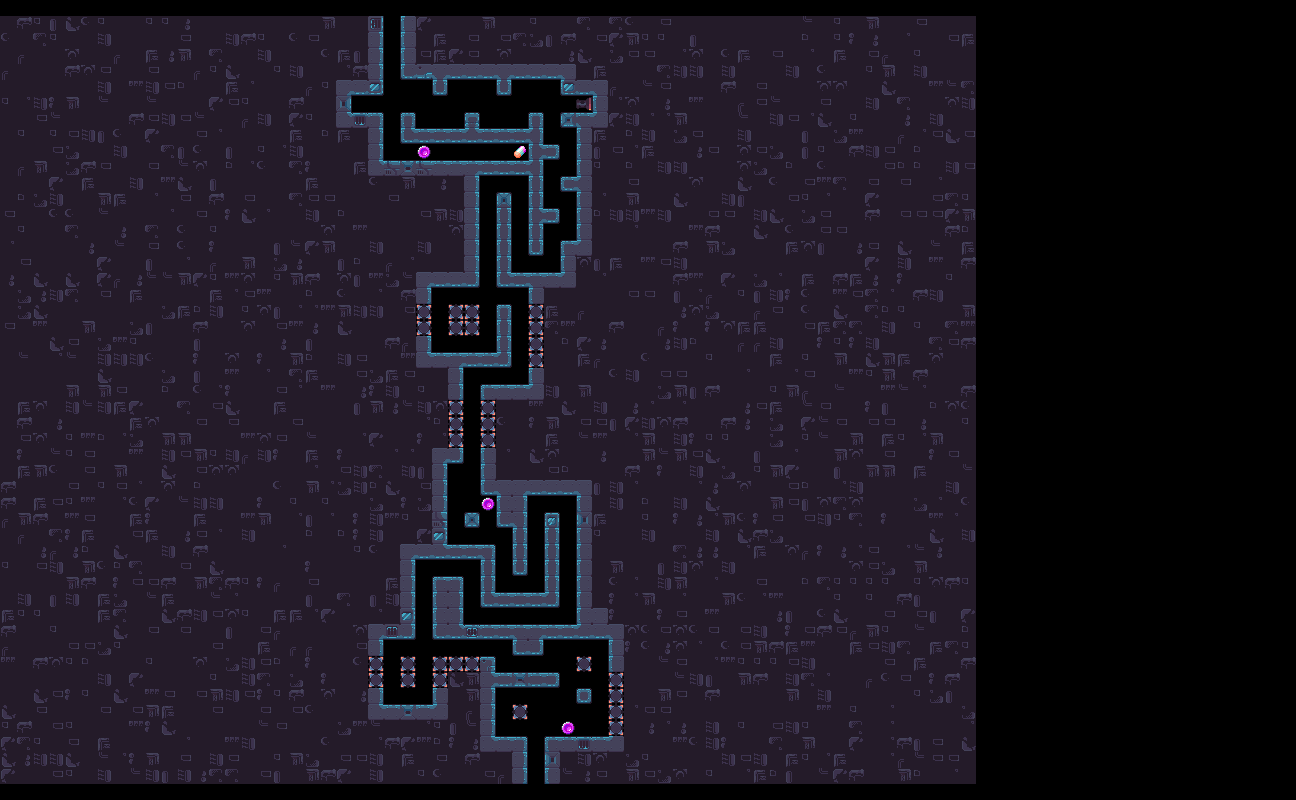

Rendered tile map (Tiled .tmx) drawn with the repository's tilesets; below, a short description and the map source with its tile grids summarised:
An orthogonal 81x50 tile map with 16x16 px tiles, 5 tile layers (Prototype, Obstacles, Background, Layout, ...) and 130 objects (97x Sprinkle, 12x Factory_StaticSpike06, 7x Factory_StaticSpike14, 2x Factory_StaticSpike00, 2x Factory_StaticSpike05, ...).

<map version="1.11" tiledversion="1.11.0" orientation="orthogonal" renderorder="right-down" width="81" height="50" tilewidth="16" tileheight="16" infinite="0" nextlayerid="75" nextobjectid="309027">
 <properties>
  <property name="IgnoreLock" type="bool" value="false" />
 </properties>
 <tileset firstgid="1" source="../../../Tilemap/Bioms/Factory_Tilemap.tsx" />
 <group id="2" name="Input">
  <layer id="6" name="Prototype" width="81" height="50">
   <properties>
    <property name="unity:SortingLayer" value="Prototype" />
   </properties>
   <data>[4050 cells, 2737 non-empty, 4 distinct tile ids]</data>
  </layer>
  <layer id="45" name="Obstacles" width="81" height="50">
   <properties>
    <property name="unity:SortingLayer" value="Obstacles" />
   </properties>
   <data>[4050 cells, 33 non-empty, 4 distinct tile ids]</data>
  </layer>
 </group>
 <group id="3" name="Output">
  <group id="11" name="Output_Hazards">
   <objectgroup id="48" name="Hazard20" tintcolor="#ffffff">
    <properties>
     <property name="unity:SortingLayer" value="Hazard20" />
    </properties>
   </objectgroup>
   <objectgroup id="49" name="Hazard19" tintcolor="#ffffff">
    <properties>
     <property name="unity:SortingLayer" value="Hazard19" />
    </properties>
   </objectgroup>
   <objectgroup id="50" name="Hazard18" tintcolor="#ffffff">
    <properties>
     <property name="unity:SortingLayer" value="Hazard18" />
    </properties>
   </objectgroup>
   <objectgroup id="51" name="Hazard17" tintcolor="#ffffff">
    <properties>
     <property name="unity:SortingLayer" value="Hazard17" />
    </properties>
   </objectgroup>
   <objectgroup id="52" name="Hazard16" tintcolor="#ffffff">
    <properties>
     <property name="unity:SortingLayer" value="Hazard16" />
    </properties>
   </objectgroup>
   <objectgroup id="53" name="Hazard15" tintcolor="#ffffff">
    <properties>
     <property name="unity:SortingLayer" value="Hazard15" />
    </properties>
   </objectgroup>
   <objectgroup id="54" name="Hazard14" tintcolor="#ffffff">
    <properties>
     <property name="unity:SortingLayer" value="Hazard14" />
    </properties>
   </objectgroup>
   <objectgroup id="55" name="Hazard13" tintcolor="#ffffff">
    <properties>
     <property name="unity:SortingLayer" value="Hazard13" />
    </properties>
   </objectgroup>
   <objectgroup id="56" name="Hazard12" tintcolor="#ffffff">
    <properties>
     <property name="unity:SortingLayer" value="Hazard12" />
    </properties>
   </objectgroup>
   <objectgroup id="57" name="Hazard11" tintcolor="#ffffff">
    <properties>
     <property name="unity:SortingLayer" value="Hazard11" />
    </properties>
   </objectgroup>
   <objectgroup id="58" name="Hazard10" tintcolor="#ffffff">
    <properties>
     <property name="unity:SortingLayer" value="Hazard10" />
    </properties>
   </objectgroup>
   <objectgroup id="59" name="Hazard09" tintcolor="#ffffff">
    <properties>
     <property name="unity:SortingLayer" value="Hazard09" />
    </properties>
   </objectgroup>
   <objectgroup id="60" name="Hazard08" tintcolor="#ffffff">
    <properties>
     <property name="unity:SortingLayer" value="Hazard08" />
    </properties>
   </objectgroup>
   <objectgroup id="61" name="Hazard07" tintcolor="#ffffff">
    <properties>
     <property name="unity:SortingLayer" value="Hazard07" />
    </properties>
   </objectgroup>
   <objectgroup id="62" name="Hazard06" tintcolor="#ffffff">
    <properties>
     <property name="unity:SortingLayer" value="Hazard06" />
    </properties>
   </objectgroup>
   <objectgroup id="63" name="Hazard05" tintcolor="#ffffff">
    <properties>
     <property name="unity:SortingLayer" value="Hazard05" />
    </properties>
   </objectgroup>
   <objectgroup id="64" name="Hazard04" tintcolor="#ffffff">
    <properties>
     <property name="unity:SortingLayer" value="Hazard04" />
    </properties>
   </objectgroup>
   <objectgroup id="65" name="Hazard03" tintcolor="#ffffff">
    <properties>
     <property name="unity:SortingLayer" value="Hazard03" />
    </properties>
   </objectgroup>
   <objectgroup id="66" name="Hazard02" tintcolor="#ffffff">
    <properties>
     <property name="unity:SortingLayer" value="Hazard02" />
    </properties>
   </objectgroup>
   <objectgroup id="67" name="Hazard01" tintcolor="#ffffff">
    <properties>
     <property name="unity:SortingLayer" value="Hazard01" />
    </properties>
   </objectgroup>
   <objectgroup id="68" name="Hazard00" tintcolor="#ffffff">
    <properties>
     <property name="unity:SortingLayer" value="Hazard00" />
    </properties>
   </objectgroup>
   <objectgroup id="69" name="Dropper" tintcolor="#ffffff">
    <properties>
     <property name="unity:SortingLayer" value="Dropper" />
    </properties>
   </objectgroup>
   <objectgroup id="70" name="Smallbot" tintcolor="#ffffff">
    <properties>
     <property name="unity:SortingLayer" value="Smallbot" />
    </properties>
   </objectgroup>
   <objectgroup id="71" name="Fireball" tintcolor="#ffffff">
    <properties>
     <property name="unity:SortingLayer" value="Fireball" />
    </properties>
   </objectgroup>
   <objectgroup id="42" name="Buzzsaw">
    <properties>
     <property name="unity:SortingLayer" value="Buzzsaw" />
    </properties>
   </objectgroup>
   <objectgroup id="41" name="FireCannon">
    <properties>
     <property name="unity:SortingLayer" value="FireCannon" />
    </properties>
    <!-- 1 objects omitted --></objectgroup>
   <objectgroup id="40" name="Slamblock">
    <properties>
     <property name="unity:SortingLayer" value="Slamblock" />
    </properties>
   </objectgroup>
   <objectgroup id="14" name="HiddenSpike">
    <properties>
     <property name="unity:SortingLayer" value="HiddenSpike" />
    </properties>
   </objectgroup>
   <objectgroup id="13" name="StaticSpike">
    <properties>
     <property name="unity:SortingLayer" value="StaticSpike" />
    </properties>
    <!-- 30 objects omitted --></objectgroup>
  </group>
  <group id="32" name="Output_Items">
   <objectgroup id="72" name="Item00" tintcolor="#ffffff">
    <properties>
     <property name="unity:SortingLayer" value="Item00" />
    </properties>
   </objectgroup>
   <objectgroup id="73" name="Star" tintcolor="#ffffff">
    <properties>
     <property name="unity:SortingLayer" value="Star" />
    </properties>
   </objectgroup>
   <objectgroup id="74" name="Key" tintcolor="#ffffff">
    <properties>
     <property name="unity:SortingLayer" value="Key" />
    </properties>
   </objectgroup>
   <objectgroup id="43" name="PowerUp">
    <properties>
     <property name="unity:SortingLayer" value="PowerUp" />
    </properties>
    <!-- 1 objects omitted --></objectgroup>
   <objectgroup id="39" name="Sprinkle">
    <properties>
     <property name="unity:SortingLayer" value="Sprinkle" />
    </properties>
    <!-- 97 objects omitted --></objectgroup>
   <objectgroup id="34" name="Coin">
    <properties>
     <property name="unity:SortingLayer" value="Coin" />
    </properties>
    <!-- 1 objects omitted --></objectgroup>
  </group>
  <layer id="9" name="Background" width="81" height="50">
   <properties>
    <property name="unity:SortingLayer" value="Background" />
   </properties>
   <data>[4050 cells, 2472 non-empty, 21 distinct tile ids]</data>
  </layer>
  <layer id="8" name="Layout" width="81" height="50">
   <properties>
    <property name="unity:SortingLayer" value="Layout" />
    <property name="unity:Tag" value="Wall" />
   </properties>
   <data>[4050 cells, 227 non-empty, 54 distinct tile ids]</data>
  </layer>
  <layer id="47" name="Details" width="81" height="50">
   <properties>
    <property name="unity:SortingLayer" value="Details" />
   </properties>
   <data>[4050 cells, 0 non-empty, 0 distinct tile ids]</data>
  </layer>
 </group>
</map>
<!-- 130 of 130 objects omitted -->
